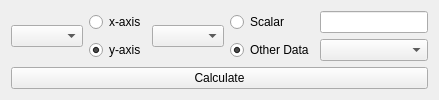
          <widget class="QWidget" name="tab_5">
           <attribute name="title">
            <string>Calculations</string>
           </attribute>
           <layout class="QGridLayout" name="gridLayout_7">
            <item row="0" column="3">
             <widget class="QRadioButton" name="radioButtonCalcScalar">
              <property name="text">
               <string>Scalar</string>
              </property>
              <attribute name="buttonGroup">
               <string notr="true">buttonGroup_2</string>
              </attribute>
             </widget>
            </item>
            <item row="2" column="0" colspan="5">
             <widget class="QPushButton" name="calculateButton">
              <property name="text">
               <string>Calculate</string>
              </property>
             </widget>
            </item>
            <item row="0" column="2" rowspan="2">
             <widget class="QComboBox" name="calcBoxType"/>
            </item>
            <item row="0" column="4">
             <widget class="QLineEdit" name="lineEditCalcScalar">
              <property name="maximumSize">
               <size>
                <width>150</width>
                <height>16777215</height>
               </size>
              </property>
             </widget>
            </item>
            <item row="1" column="3">
             <widget class="QRadioButton" name="radioButtonCalcData">
              <property name="text">
               <string>Other Data</string>
              </property>
              <property name="checked">
               <bool>true</bool>
              </property>
              <attribute name="buttonGroup">
               <string notr="true">buttonGroup_2</string>
              </attribute>
             </widget>
            </item>
            <item row="0" column="0" rowspan="2">
             <widget class="QComboBox" name="calcBoxInput"/>
            </item>
            <item row="1" column="4">
             <widget class="QComboBox" name="calcBoxData"/>
            </item>
            <item row="0" column="1">
             <widget class="QRadioButton" name="radioButtonXaxis">
              <property name="layoutDirection">
               <enum>Qt::LeftToRight</enum>
              </property>
              <property name="text">
               <string>x-axis</string>
              </property>
              <property name="checked">
               <bool>false</bool>
              </property>
              <attribute name="buttonGroup">
               <string notr="true">buttonGroup</string>
              </attribute>
             </widget>
            </item>
            <item row="1" column="1">
             <widget class="QRadioButton" name="radioButtonYaxis">
              <property name="text">
               <string>y-axis</string>
              </property>
              <property name="checked">
               <bool>true</bool>
              </property>
              <attribute name="buttonGroup">
               <string notr="true">buttonGroup</string>
              </attribute>
             </widget>
            </item>
           </layout>
          </widget>
